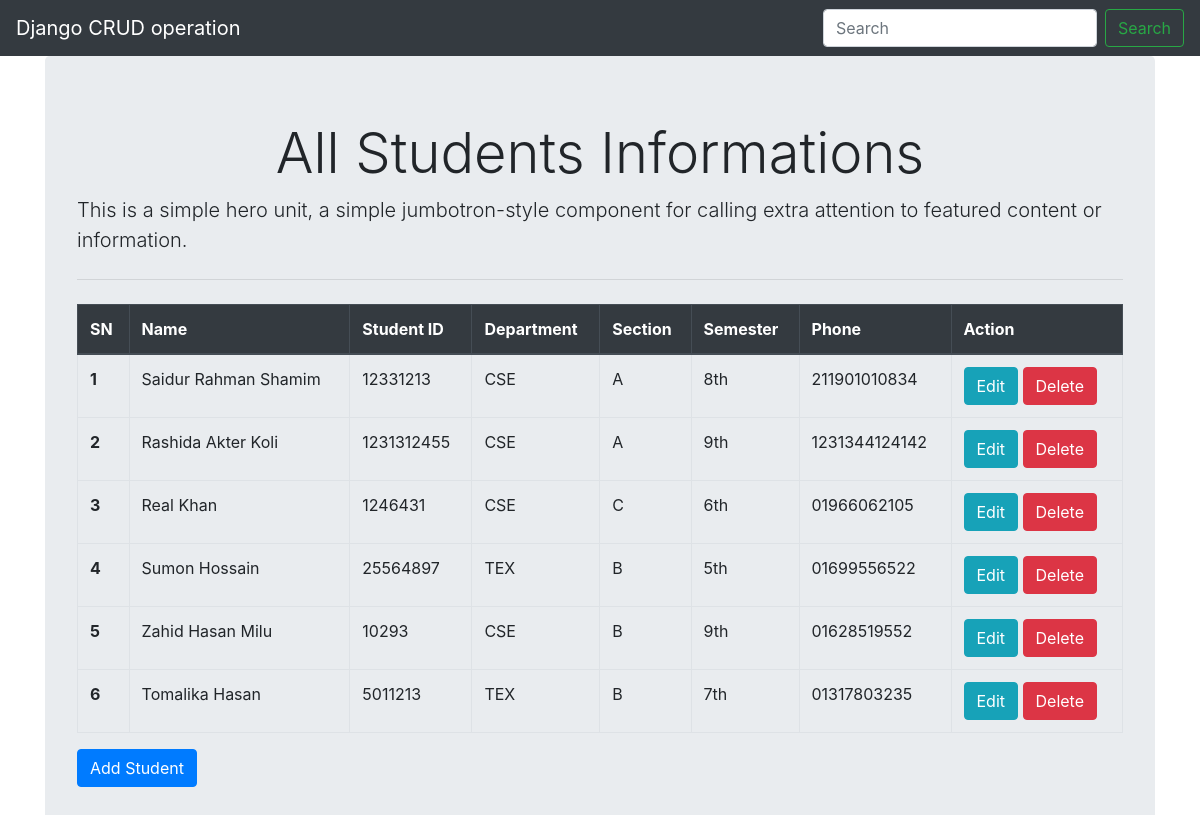
Before: / with the older database file.
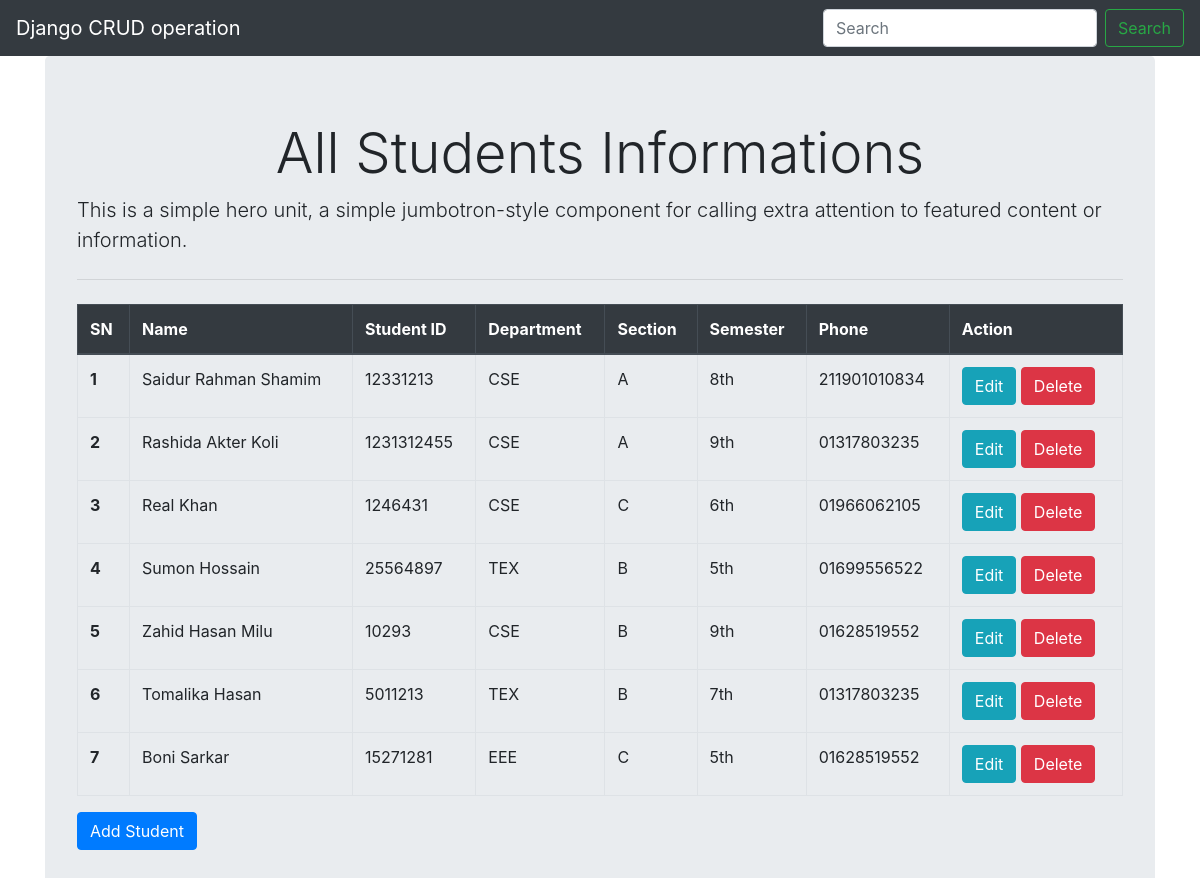
After: the same page with the newer database file.
### studentsinfo/models.py (models this page shows, shortened)
class Student(models.Model):
    name = models.CharField(max_length=20)
    student_id = models.IntegerField(default=0, blank=False, null=False)
    department = models.ForeignKey(Department, on_delete=models.CASCADE)
    section = models.ForeignKey(Section,on_delete=models.CASCADE)
    semester = models.ForeignKey(Semester, on_delete=models.CASCADE)
    phone = models.CharField(max_length=15)

class Department(models.Model):
    name = models.CharField(max_length=20)
    def __str__(self):
        return self.name

class Section(models.Model):
    name = models.CharField(max_length=5)
    def __str__(self):
        return self.name

class Semester(models.Model):
    name = models.CharField(max_length=15)
    def __str__(self):
        return self.name

### studentsinfo/views.py (the view)
# urls.py: path('', views.allstudent , name="allstudent"),
def allstudent(request):
    files = Student.objects.all()
    if request.method == "GET":
        file = request.GET.get('search_file')
        if file != None:
            files = Student.objects.filter(name__icontains=file)
    return render(request, 'index.html', {'files':files})

### templates/index.html (shortened to what this page needs)
{% extends 'base.html' %}
{% block heading %}
<h3 class="display-4 text-center" >All Students Informations</h3>
{% endblock heading %}
{% block content %}
<table class="table table-bordered table-hover">
  <thead class="thead-dark">
    <tr>
      <th scope="col">SN</th>
      <th scope="col">Name</th>
      <th scope="col">Student ID</th>
      <th scope="col">Department</th>
      <th scope="col">Section</th>
      <th scope="col">Semester</th>
      <th scope="col">Phone</th>
      <th scope="col">Action</th>
    </tr>
  </thead>
  <tbody>
      {% for file in files %}
    <tr>
      <th scope="row">{{forloop.counter}}</th>
      <td>{{file.name}}</td>
      <td>{{file.student_id}}</td>
      <td>{{file.department}}</td>
      <td>{{file.section}}</td>
      <td>{{file.semester}}</td>
      <td>{{file.phone}}</td>
      <td>
        <a href="{% url 'update' file.id %}" class="btn btn-info">Edit</a>
        <form action=" {% url 'delete_student' file.id %}" class="d-inline" method="post">
          <button type="submit" class="btn btn-danger">Delete</button>
        </form>
      </td>
    </tr>
    {% endfor %}
  </tbody>
</table>
{% endblock content %}
{% block url %}
<a href="{% url 'addstudent' %}" class="btn btn-primary">Add Student</a>
{% endblock url %}

### templates/base.html (shortened to what this page needs)
<!doctype html>
<html lang="en">
<head>
    <link rel="stylesheet" href="https://cdn.jsdelivr.net/npm/bootstrap@4.6.1/dist/css/bootstrap.min.css"
>
</head>
<body>
    <div class="navber">
        <nav class="navbar navbar-expand-lg navbar-dark bg-dark">
            <div class="collapse navbar-collapse" id="navbarTogglerDemo01">
                <ul class="navbar-nav mr-auto mt-2 mt-lg-0">
                    <li class="nav-item active">
                        <a class="navbar-brand text-center" href="/">Django CRUD operation</a>
                    </li>
                </ul>
                <form method="GET" class="form-inline my-2 my-lg-0">
                    <input class="form-control mr-sm-2" type="search" name="search_file" placeholder="Search" aria-label="Search">
                    <button class="btn btn-outline-success my-2 my-sm-0" type="submit">Search</button>
                </form>
            </div>
        </nav>
<div class="container">
    <div class="jumbotron">
        {% block heading %}
        {% endblock heading %}
        <p class="lead">This is a simple hero unit, a simple jumbotron-style component for calling extra
            attention to featured content or information.</p>
        <hr class="my-4">
        {% block content %}
        {% endblock content %}
        {% block url %}
        {% endblock url %}
    </div>
</div>
    </div>
</body>
</html>

Changed rows visible on the page:
changed Student "Rashida Akter Koli": phone "1231344124142" → "01317803235"
added Student: name "Boni Sarkar", student_id "15271281", department "EEE", section "C", semester "5th", phone "01628519552"
